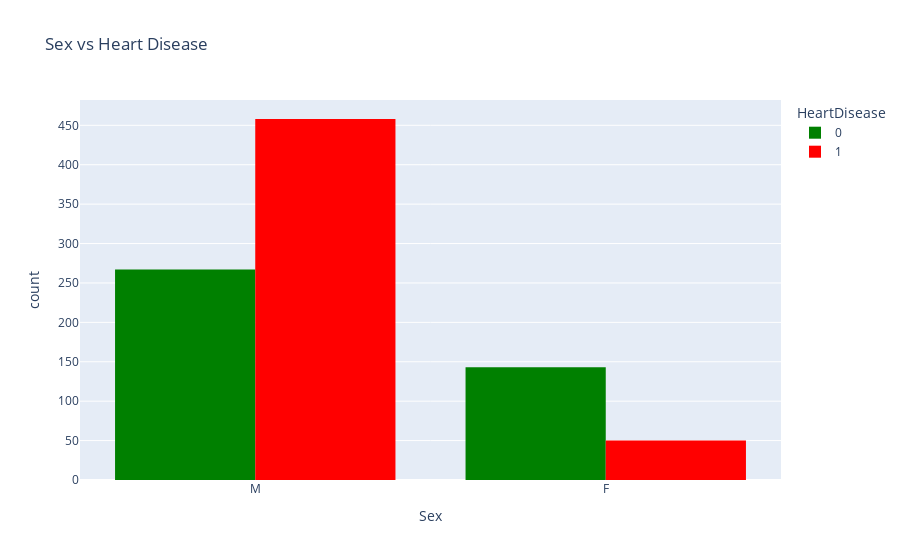
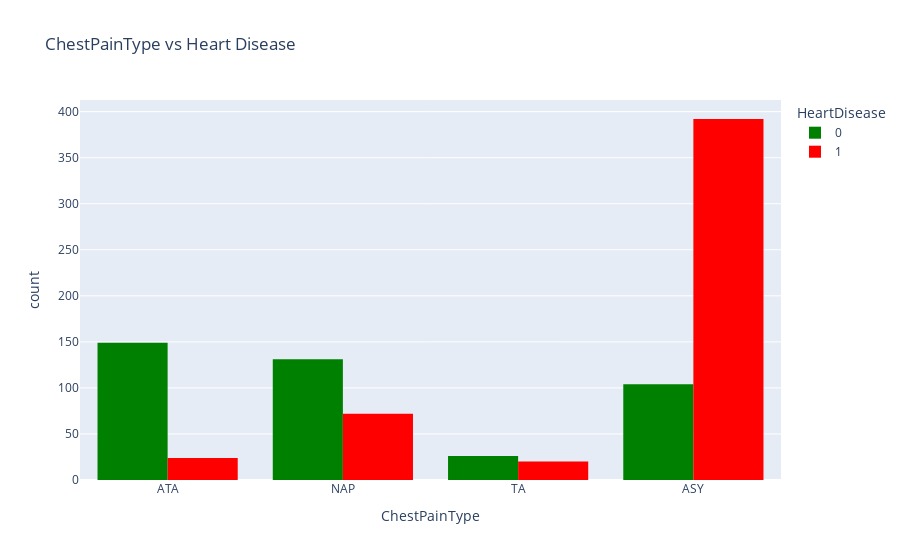
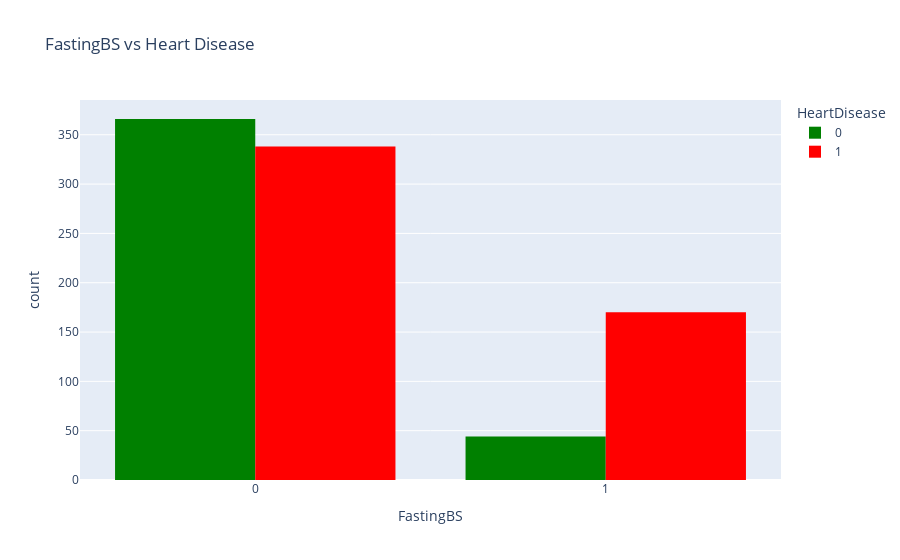
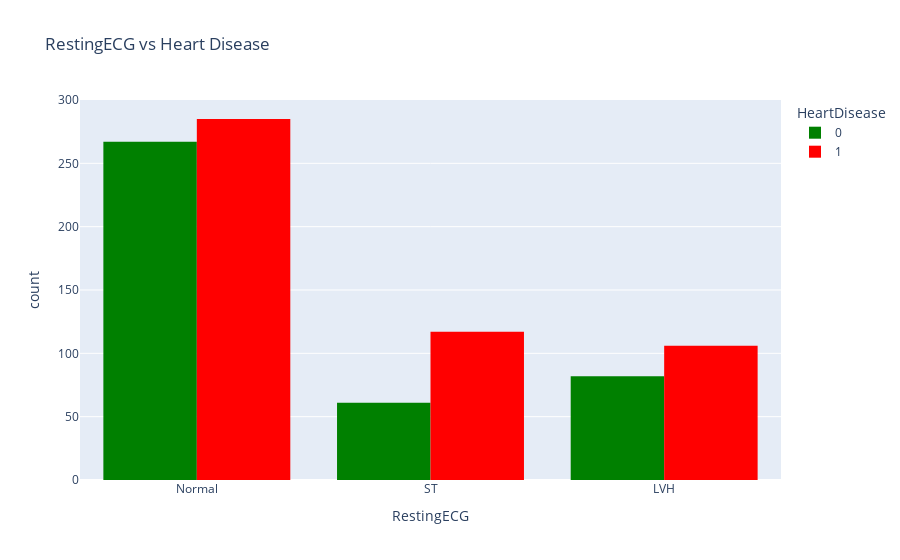

Notebook code cell kept with these figures, in order:
### Code cell
# Check how categorical features relate to the target
for col in ['Sex', 'ChestPainType', 'FastingBS', 'RestingECG', 'ExerciseAngina', 'ST_Slope']:
    fig = px.histogram(df, x=col, color="HeartDisease", barmode="group",
                       title=f"{col} vs Heart Disease",
                       color_discrete_map={0: 'green', 1: 'red'})
    fig.show()

### Figure 1 — Plotly figure (JSON) as saved in the notebook; plotly's stock layout.template omitted (floating-point values rounded to 4 significant figures; data arrays with more than 128 entries replaced by an {"elided": "..."} marker saying what was removed)
{"data": [{"alignmentgroup": "True", "bingroup": "x", "hovertemplate": "HeartDisease=0<br>Sex=%{x}<br>count=%{y}<extra></extra>", "legendgroup": "0", "marker": {"color": "green", "pattern": {"shape": ""}}, "name": "0", "offsetgroup": "0", "orientation": "v", "showlegend": true, "type": "histogram", "x": {"elided": "410 str values"}, "xaxis": "x", "yaxis": "y"}, {"alignmentgroup": "True", "bingroup": "x", "hovertemplate": "HeartDisease=1<br>Sex=%{x}<br>count=%{y}<extra></extra>", "legendgroup": "1", "marker": {"color": "red", "pattern": {"shape": ""}}, "name": "1", "offsetgroup": "1", "orientation": "v", "showlegend": true, "type": "histogram", "x": {"elided": "508 str values"}, "xaxis": "x", "yaxis": "y"}], "layout": {"barmode": "group", "legend": {"title": {"text": "HeartDisease"}, "tracegroupgap": 0}, "title": {"text": "Sex vs Heart Disease"}, "xaxis": {"anchor": "y", "domain": [0, 1], "title": {"text": "Sex"}}, "yaxis": {"anchor": "x", "domain": [0, 1], "title": {"text": "count"}}}}

### Figure 2 — Plotly figure (JSON) as saved in the notebook; plotly's stock layout.template omitted (floating-point values rounded to 4 significant figures; data arrays with more than 128 entries replaced by an {"elided": "..."} marker saying what was removed)
{"data": [{"alignmentgroup": "True", "bingroup": "x", "hovertemplate": "HeartDisease=0<br>ChestPainType=%{x}<br>count=%{y}<extra></extra>", "legendgroup": "0", "marker": {"color": "green", "pattern": {"shape": ""}}, "name": "0", "offsetgroup": "0", "orientation": "v", "showlegend": true, "type": "histogram", "x": {"elided": "410 str values"}, "xaxis": "x", "yaxis": "y"}, {"alignmentgroup": "True", "bingroup": "x", "hovertemplate": "HeartDisease=1<br>ChestPainType=%{x}<br>count=%{y}<extra></extra>", "legendgroup": "1", "marker": {"color": "red", "pattern": {"shape": ""}}, "name": "1", "offsetgroup": "1", "orientation": "v", "showlegend": true, "type": "histogram", "x": {"elided": "508 str values"}, "xaxis": "x", "yaxis": "y"}], "layout": {"barmode": "group", "legend": {"title": {"text": "HeartDisease"}, "tracegroupgap": 0}, "title": {"text": "ChestPainType vs Heart Disease"}, "xaxis": {"anchor": "y", "domain": [0, 1], "title": {"text": "ChestPainType"}}, "yaxis": {"anchor": "x", "domain": [0, 1], "title": {"text": "count"}}}}

### Figure 3 — Plotly figure (JSON) as saved in the notebook; plotly's stock layout.template omitted (floating-point values rounded to 4 significant figures; data arrays with more than 128 entries replaced by an {"elided": "..."} marker saying what was removed)
{"data": [{"alignmentgroup": "True", "bingroup": "x", "hovertemplate": "HeartDisease=0<br>FastingBS=%{x}<br>count=%{y}<extra></extra>", "legendgroup": "0", "marker": {"color": "green", "pattern": {"shape": ""}}, "name": "0", "offsetgroup": "0", "orientation": "v", "showlegend": true, "type": "histogram", "x": {"elided": "410 int values"}, "xaxis": "x", "yaxis": "y"}, {"alignmentgroup": "True", "bingroup": "x", "hovertemplate": "HeartDisease=1<br>FastingBS=%{x}<br>count=%{y}<extra></extra>", "legendgroup": "1", "marker": {"color": "red", "pattern": {"shape": ""}}, "name": "1", "offsetgroup": "1", "orientation": "v", "showlegend": true, "type": "histogram", "x": {"elided": "508 int values"}, "xaxis": "x", "yaxis": "y"}], "layout": {"barmode": "group", "legend": {"title": {"text": "HeartDisease"}, "tracegroupgap": 0}, "title": {"text": "FastingBS vs Heart Disease"}, "xaxis": {"anchor": "y", "domain": [0, 1], "title": {"text": "FastingBS"}}, "yaxis": {"anchor": "x", "domain": [0, 1], "title": {"text": "count"}}}}

### Figure 4 — Plotly figure (JSON) as saved in the notebook; plotly's stock layout.template omitted (floating-point values rounded to 4 significant figures; data arrays with more than 128 entries replaced by an {"elided": "..."} marker saying what was removed)
{"data": [{"alignmentgroup": "True", "bingroup": "x", "hovertemplate": "HeartDisease=0<br>RestingECG=%{x}<br>count=%{y}<extra></extra>", "legendgroup": "0", "marker": {"color": "green", "pattern": {"shape": ""}}, "name": "0", "offsetgroup": "0", "orientation": "v", "showlegend": true, "type": "histogram", "x": {"elided": "410 str values"}, "xaxis": "x", "yaxis": "y"}, {"alignmentgroup": "True", "bingroup": "x", "hovertemplate": "HeartDisease=1<br>RestingECG=%{x}<br>count=%{y}<extra></extra>", "legendgroup": "1", "marker": {"color": "red", "pattern": {"shape": ""}}, "name": "1", "offsetgroup": "1", "orientation": "v", "showlegend": true, "type": "histogram", "x": {"elided": "508 str values"}, "xaxis": "x", "yaxis": "y"}], "layout": {"barmode": "group", "legend": {"title": {"text": "HeartDisease"}, "tracegroupgap": 0}, "title": {"text": "RestingECG vs Heart Disease"}, "xaxis": {"anchor": "y", "domain": [0, 1], "title": {"text": "RestingECG"}}, "yaxis": {"anchor": "x", "domain": [0, 1], "title": {"text": "count"}}}}
